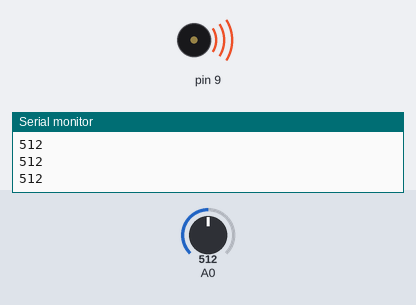
Bench run of a sketch on a simulated Arduino Uno, built with avr-gcc and run on an emulated ATmega328P. Parts: buzzer (waves = sounding), the last lines printed to the serial monitor. The test bench sets the inputs (shaded band); at power-on: A0 = 512.

Above: at 1.2 s.
1.3 s: A0 set to 0
At 1.6 s:
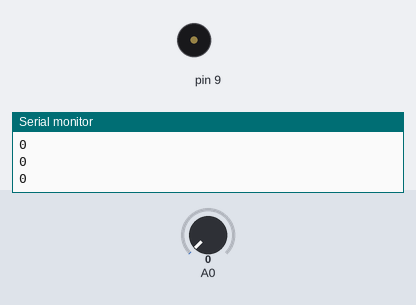
2.8 s: A0 set to 122
At 4.0 s:
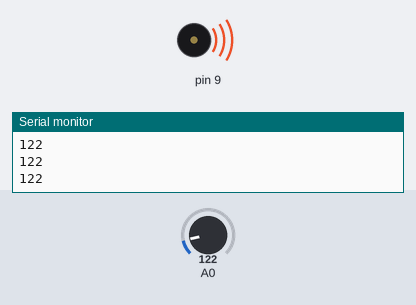
Timing chart, 0 to 5.8 s (numbered marks = the images above; inputs shaded):
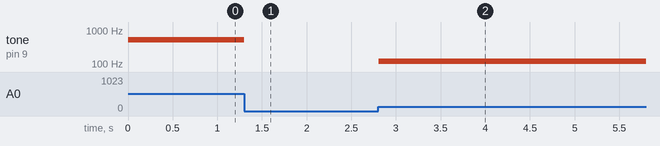

Measured:
- after the input at 1.3 s, tone on pin 9: 512 Hz → silent at once
- after the input at 2.8 s, tone on pin 9: silent → 122 Hz at once

The sketch:

potentiometer.ino
```cpp
// the setup function runs once when you press reset or power the board
void setup() {
 Serial.begin(9600);
}

// the loop function runs over and over again forever
void loop() {

 int ans = analogRead(A0);
 tone(9, ans, 1000);
 Serial.println(ans);
 delay(100);
}
```
